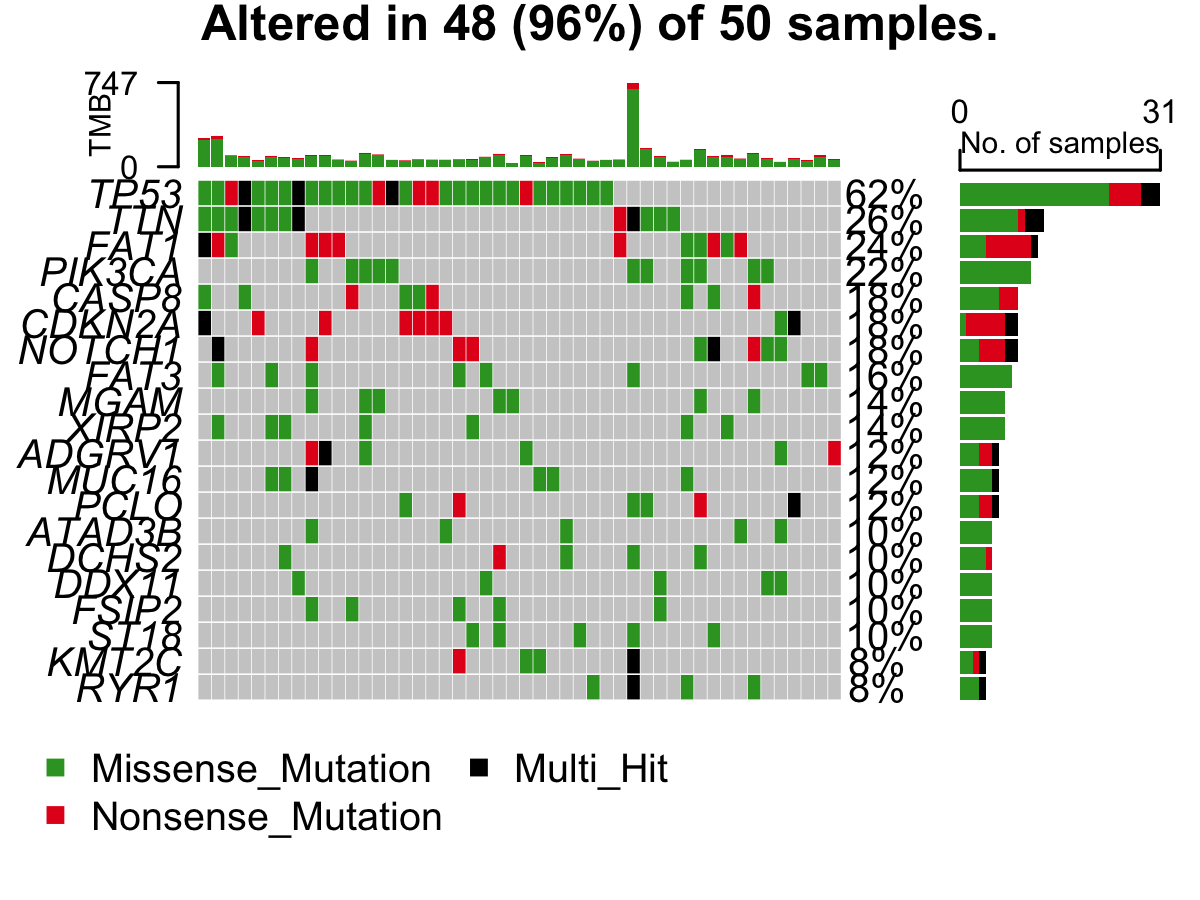

The R source for this figure:
# Auto-exported by Maftools-MCP export_r_script for validation.
# This script was captured from the existing MCP tool implementation.
# MCP tool: plot_oncoplot
# Underlying R/Maftools function: maftools::oncoplot
# Effective MCP parameters:
#   maf_path = "maftools_validation_data/use_case_test/validation_results/gpt-5.5/case_01/run_03/outputs/OSCC_merged.maf"
#   output_dir = "maftools_validation_data/use_case_test/validation_results/gpt-5.5/case_01/run_03/outputs"
#   top = 20
#   minMut = null
#   genes = null
#   altered = false
#   drawRowBar = true
#   drawColBar = true
#   leftBarData = null
#   leftBarLims = null
#   rightBarData = null
#   rightBarLims = null
#   topBarData = null
#   logColBar = false
#   includeColBarCN = true
#   clinicalFeatures = null
#   annotationColor = null
#   annotationDat = null
#   pathways = null
#   selectedPathways = null
#   draw_titv = false
#   showTumorSampleBarcodes = false
#   barcode_mar = 4
#   barcodeSrt = 90
#   gene_mar = 5
#   anno_height = 1
#   legend_height = 4
#   sortByAnnotation = false
#   groupAnnotationBySize = true
#   annotationOrder = null
#   sortByMutation = false
#   keepGeneOrder = false
#   GeneOrderSort = true
#   sampleOrder = null
#   additionalFeature = null
#   additionalFeaturePch = 20
#   additionalFeatureCol = "gray70"
#   additionalFeatureCex = 0.9
#   genesToIgnore = null
#   removeNonMutated = true
#   fill = true
#   cohortSize = null
#   colors = null
#   bgCol = "#CCCCCC"
#   borderCol = "white"
#   annoBorderCol = null
#   numericAnnoCol = null
#   drawBox = false
#   fontSize = 0.8
#   SampleNamefontSize = 1.0
#   titleFontSize = 1.5
#   legendFontSize = 1.2
#   annotationFontSize = 1.2
#   sepwd_genes = 0.5
#   sepwd_samples = 0.25
#   writeMatrix = false
#   colbar_pathway = false
#   showTitle = true
#   titleText = null
#   img_width = 1200
#   img_height = 900
#   img_res = 300
#   out_name = "OSCC_top20_oncoplot.png"

suppressPackageStartupMessages(library(maftools))

maf <- maftools::read.maf("maftools_validation_data/use_case_test/validation_results/gpt-5.5/case_01/run_03/outputs/OSCC_merged.maf")

png("maftools_validation_data/use_case_test/validation_results/gpt-5.5/case_01/run_03/outputs/OSCC_top20_oncoplot.png", width=1200, height=900, res=300)

oncoplot(
    maf = maf,
    top = 20,
    minMut = NULL,
    genes = NULL,
    altered = FALSE,
    drawRowBar = TRUE,
    drawColBar = TRUE,
    leftBarData = NULL,
    leftBarLims = NULL,
    rightBarData = NULL,
    rightBarLims = NULL,
    topBarData = NULL,
    logColBar = FALSE,
    includeColBarCN = TRUE,
    clinicalFeatures = NULL,
    annotationColor = NULL,
    annotationDat = NULL,
    pathways = NULL,
    selectedPathways = NULL,
    draw_titv = FALSE,
    showTumorSampleBarcodes = FALSE,
    barcode_mar = 4,
    barcodeSrt = 90,
    gene_mar = 5,
    anno_height = 1,
    legend_height = 4,
    sortByAnnotation = FALSE,
    groupAnnotationBySize = TRUE,
    annotationOrder = NULL,
    sortByMutation = FALSE,
    keepGeneOrder = FALSE,
    GeneOrderSort = TRUE,
    sampleOrder = NULL,
    additionalFeature = NULL,
    additionalFeaturePch = 20,
    additionalFeatureCol = "gray70",
    additionalFeatureCex = 0.9,
    genesToIgnore = NULL,
    removeNonMutated = TRUE,
    fill = TRUE,
    cohortSize = NULL,
    colors = NULL,
    bgCol = "#CCCCCC",
    borderCol = "white",
    annoBorderCol = NULL,
    numericAnnoCol = NULL,
    drawBox = FALSE,
    fontSize = 0.8,
    SampleNamefontSize = 1.0,
    titleFontSize = 1.5,
    legendFontSize = 1.2,
    annotationFontSize = 1.2,
    sepwd_genes = 0.5,
    sepwd_samples = 0.25,
    writeMatrix = FALSE,
    colbar_pathway = FALSE,
    showTitle = TRUE,
    titleText = NULL
)

dev.off()
